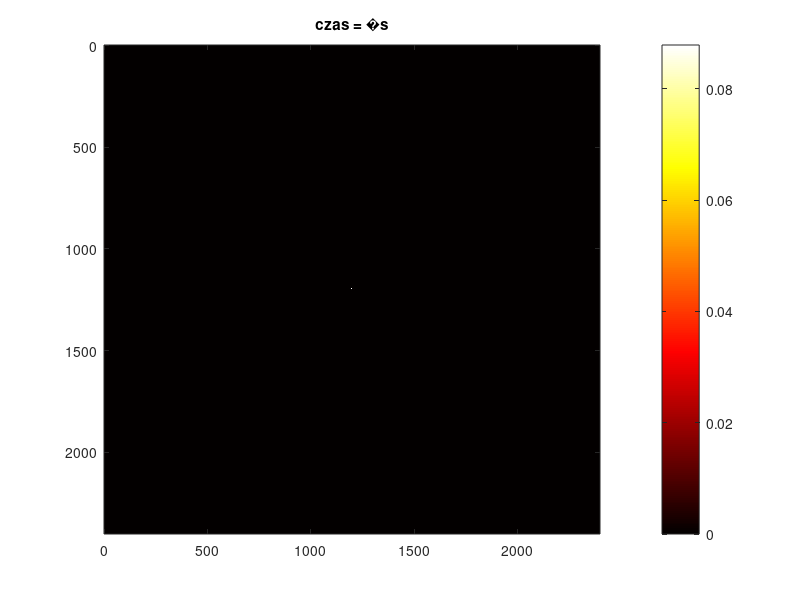

Recreate this plot in MATLAB. (Note: this script raises an error after producing the figure.)
%% Czyszczenie danych i konsoli
clear;clc;
%% Parametry źródła i przestrzeni
f0 = 1e6; % Częstotliwość 
Ls = 50; % ilość jednostek na długość fali
[Lx,Ly] = deal(8,8); % Długości fali
e0 = 8.854*10^-12; % Przenikalność elektryczna próżni
u0 = 4*pi*10^-7; % Przenikalność magnetyczna próżni
c0 = 1/(e0*u0)^.5; % prędkość światła w próżni
L0 = c0/f0; % Długość fali w próżni
%% Wymiary przestrzeni
kx=Lx*Ls; % Wymiar x naszego pola
ky=Ly*Ls; % Wymiar y naszego pola
x = linspace(0,Lx,kx+1)*L0; % wektor x przestrzeni
y = linspace(0,Ly,ky+1)*L0; % wektor y przestrzeni 



%% Liczba kroków czasowych
tsteps = 1000; %360 Taki przedział czasu będzie symulowany
%% Rozmiar komórki yee 
[dx,dy] = deal(x(2),y(2));
dt = (dx^-2+dy^-2)^-.5/c0*.99; % Krok czasowy 
%% Inicjalizacja wektorów
[Hx,Hy,Ez] = deal(zeros(kx,ky)); % Zerowanie wartości macierzy pól
[Ex,Ey,Hz] = deal(zeros(kx,ky)); % Zerowanie wartości macierzy pól 
[edx,edy] = deal(dt/(e0*dx),dt/(e0*dy)); % Przenikalność 
[udx,udy] = deal(dt/(u0*dx),dt/(u0*dy));
%% Dane do wykresów
time=linspace(1,tsteps,tsteps);
Mod=zeros(1,tsteps); % Inicjalizacja punktu pomiarowego
Eod=zeros(1,tsteps); 
%% Program właściwy
fig1 = figure('Color',[1,1,1]); % Ustawienie koloru wykresu
colormap(hot(256)) % Ustawienie koloru bitmapy i zakresu barw 
for t=1:tsteps % Początek pętli czasu
tic 
 %% Aktualizacja pola magnetycznego
 Ex(1:kx-1,1:ky-1) = Ex(1:kx-1,1:ky-1)-edy*diff(Hz(1:kx-1,:),1,2);
 Ey(1:kx-1,1:ky-1) = Ey(1:kx-1,1:ky-1)+edx*diff(Hz(:,1:ky-1),1,1);
 %% Aktualizacja pola elektrycznego
 Hz(2:kx-1,2:ky-1) = Hz(2:kx-1,2:ky-1)+...
 udx*diff(Ey(1:kx-1,2:ky-1),1,1)-udy*diff(Ex(2:kx-1,1:ky-1),1,2);
 %% Źródło 
 Hz(round(kx/2),round(ky/2)) = Hz(round(kx/2),round(ky/2))+...
 sin(2*pi*f0*dt*t);
 %% Pomiary wykonywane w czasie rzeczywistym
 Mod(t)=Hz(200,200);
 Eod(t)=Ey(200,200);
 %% Rysunek
 imagesc(x,y,Hz); 
 title(["czas = " t*dt "s"]);
 colorbar; clim([-0.02 0.05]);
 drawnow;

toc
end

%% Wykresy / wizualizacja pomiarów 
hold on;
plot(917,917, 'ro', 'MarkerSize', 2,'MarkerFaceColor','r');
text(917,917,{'Rec'},'Color','red');
fig2=figure();
plot(time(1:tsteps),Mod(1:tsteps)); 
title('Hz(t)');
fig3=figure();
plot(time(1:tsteps),Eod(1:tsteps)); 
title('E(t)');
